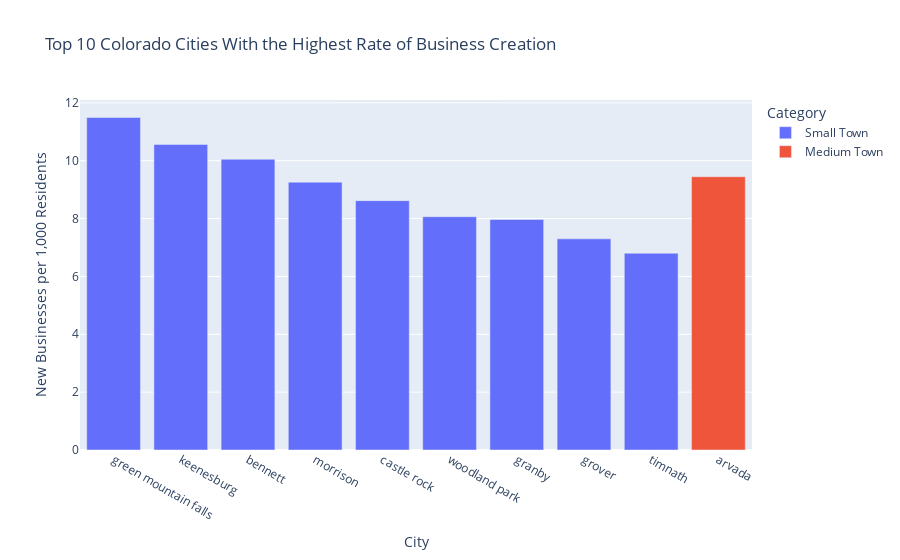

This figure's notebook cell:
### Markdown cell above
## Visualize new business creation by city

Let's say we want to see the cities with the highest _rate_ of business creation (ie. new businesses per thousand residents)

- Create a bar chart in Plotly of `merged_df`:
  - Filter to only show the top 10 cities (use `.head(10)`)
  - Set x-axis to `city`
  - Set y-axis to `biz_per_thousand`
  - Use `city_category` for color
  - Add an appropriate title and labels

### Code cell
fig = px.bar(
    merged_df.head(10),
    x="city",
    y="biz_per_thousand",
    color="city_category",
    title="Top 10 Colorado Cities With the Highest Rate of Business Creation",
    labels={"city": "City", "biz_per_thousand": "New Businesses per 1,000 Residents", "city_category": "Category"},
)
fig.show()

### Figure 1 — Plotly figure (JSON) as saved in the notebook; plotly's stock layout.template omitted (floating-point values rounded to 4 significant figures)
{"data": [{"alignmentgroup": "True", "hovertemplate": "Category=Small Town<br>City=%{x}<br>New Businesses per 1,000 Residents=%{y}<extra></extra>", "legendgroup": "Small Town", "marker": {"color": "#636efa", "pattern": {"shape": ""}}, "name": "Small Town", "offsetgroup": "Small Town", "orientation": "v", "showlegend": true, "textposition": "auto", "type": "bar", "x": ["green mountain falls", "keenesburg", "bennett", "morrison", "castle rock", "woodland park", "granby", "grover", "timnath"], "xaxis": "x", "y": [11.49, 10.56, 10.05, 9.259, 8.621, 8.065, 7.968, 7.299, 6.803], "yaxis": "y"}, {"alignmentgroup": "True", "hovertemplate": "Category=Medium Town<br>City=%{x}<br>New Businesses per 1,000 Residents=%{y}<extra></extra>", "legendgroup": "Medium Town", "marker": {"color": "#EF553B", "pattern": {"shape": ""}}, "name": "Medium Town", "offsetgroup": "Medium Town", "orientation": "v", "showlegend": true, "textposition": "auto", "type": "bar", "x": ["arvada"], "xaxis": "x", "y": [9.447], "yaxis": "y"}], "layout": {"autosize": true, "barmode": "relative", "legend": {"title": {"text": "Category"}, "tracegroupgap": 0}, "title": {"text": "Top 10 Colorado Cities With the Highest Rate of Business Creation"}, "xaxis": {"anchor": "y", "autorange": true, "domain": [0, 1], "range": [-0.5, 9.5], "title": {"text": "City"}, "type": "category"}, "yaxis": {"anchor": "x", "autorange": true, "domain": [0, 1], "range": [0, 12.1], "title": {"text": "New Businesses per 1,000 Residents"}, "type": "linear"}}}
